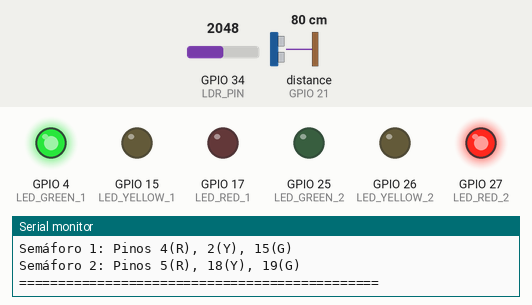
This sketch was run on a simulated ESP32. On the bench: output pins drawn as LEDs (lit = HIGH), the last lines printed to the serial monitor. Wiring (inferred from the names in the program): ultrasonic range finder: trigger GPIO 22; echo GPIO 21. Dashed ring = blinking. The test bench sets the inputs (shaded band); at power-on: GPIO 34 (LDR_PIN) = 2048, distance to the obstacle (sensor on GPIO 21) 80 cm. The echo pulse lasts 58.3 µs per cm; pins used as bus, display or sensor lines are not drawn.

Above: at 2.7 s.
2.8 s: GPIO 34 (LDR_PIN) set to 1930
At 3.2 s:
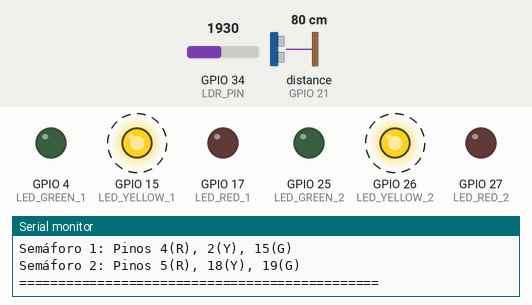
5.8 s: distance to the obstacle (sensor on GPIO 21) set to 5 cm
8.8 s: distance to the obstacle (sensor on GPIO 21) set to 2 cm
At 9.2 s:
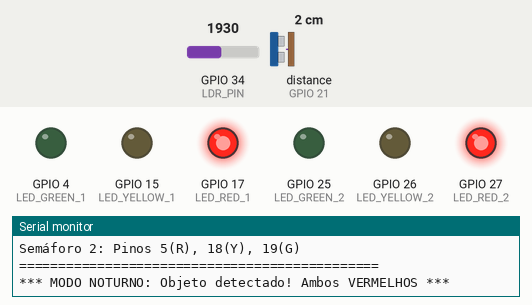
10.3 s: distance to the obstacle (sensor on GPIO 21) set to 4 cm
At 11.2 s:
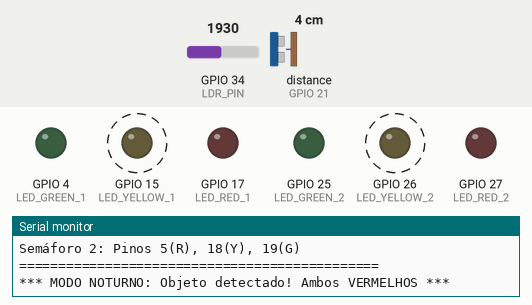
13.3 s: GPIO 34 (LDR_PIN) set to 2040
At 13.8 s:
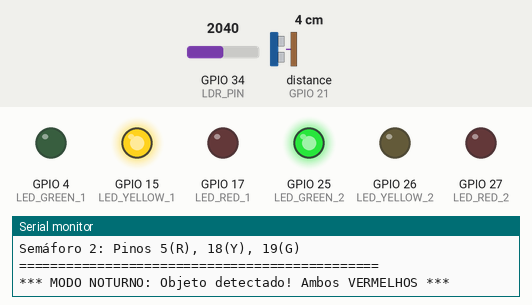
14.8 s: GPIO 34 (LDR_PIN) set to 1960
At 15.05 s:
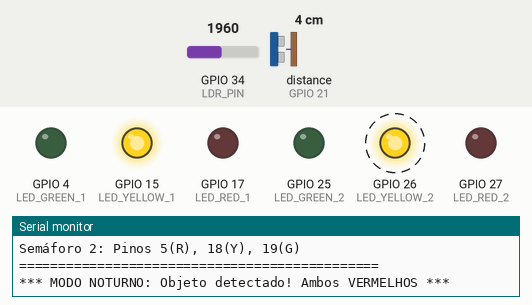
Timing chart, 0 to 18.8 s (numbered marks = the images above; inputs shaded):
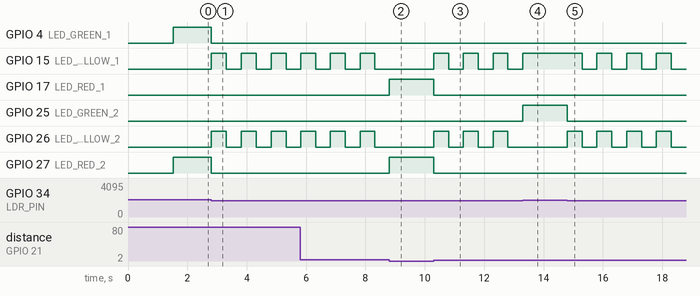

The sketch:

semaforo.ino
```cpp
#include "UbidotsEsp32Mqtt.h"

/****************************************
 * Define Constants
 ****************************************/
const char *WIFI_SSID = "Inteli.Iot";
const char *WIFI_PASS = "%(Yk(sxGMtvFEs.3";

const char *UBIDOTS_TOKEN = "";
const char *DEVICE_LABEL = "esp32Semaforo";
const char *VARIABLE_LABEL1 = "LDR";
const char *VARIABLE_LABEL2 = "distancia";
const char *UBIDOTS_VARIABLE_LABEL = "botao_ubi";
const char *CLIENT_ID = "santana";

Ubidots ubidots(UBIDOTS_TOKEN, CLIENT_ID);

const int PUBLISH_FREQUENCY = 3000;
const int SUBSCRIBER_FREQUENCY = 2000;

unsigned long timer;
unsigned long timerSubscriber;
int valor_ldr;
float distancia_cm;

// Pinos do SEMÁFORO 1 (Rua principal)
#define LED_RED_1 17
#define LED_YELLOW_1 15
#define LED_GREEN_1 4

// Pinos do SEMÁFORO 2 (Rua secundária)
#define LED_RED_2 27
#define LED_YELLOW_2 26
#define LED_GREEN_2 25

#define LDR_PIN 34

// Pinos do sensor HC-SR04
#define TRIG_PIN 22
#define ECHO_PIN 21

// Distância de detecção (em cm)
const float DIST_DETECCAO = 3.0;

bool modoNoturnoAtivo = false;

class SistemaSemaforos
{
private:
  const int THRESHOLD_LUZ = 2000;
  bool noite = false;

  // Estados do sistema
  enum Estado
  {
    SEM1_VERDE_SEM2_VERMELHO, // Semáforo 1 verde, Semáforo 2 vermelho
    SEM1_VERMELHO_SEM2_VERDE,
    SEM1_AMARELO_SEM2_VERDE,
    SEM1_VERMELHO_SEM2_AMARELO,
    DETECCAO_AMBOS_VERMELHOS, // Modo noturno: detecção ativa
  };

  Estado estadoAtual = SEM1_VERDE_SEM2_VERMELHO;
  unsigned long tempoEstado = 0;
  unsigned long tempoDeteccao = 0;
  bool deteccaoAtiva = false;

public:
  // Controle Semáforo 1
  void semaforo1_red()
  {
    digitalWrite(LED_RED_1, HIGH);
    digitalWrite(LED_YELLOW_1, LOW);
    digitalWrite(LED_GREEN_1, LOW);
  }

  void semaforo1_yellow()
  {
    digitalWrite(LED_RED_1, LOW);
    digitalWrite(LED_YELLOW_1, HIGH);
    digitalWrite(LED_GREEN_1, LOW);
  }

  void semaforo1_green()
  {
    digitalWrite(LED_RED_1, LOW);
    digitalWrite(LED_YELLOW_1, LOW);
    digitalWrite(LED_GREEN_1, HIGH);
  }

  void semaforo1_off()
  {
    digitalWrite(LED_RED_1, LOW);
    digitalWrite(LED_YELLOW_1, LOW);
    digitalWrite(LED_GREEN_1, LOW);
  }

  // Controle Semáforo 2
  void semaforo2_red()
  {
    digitalWrite(LED_RED_2, HIGH);
    digitalWrite(LED_YELLOW_2, LOW);
    digitalWrite(LED_GREEN_2, LOW);
  }

  void semaforo2_yellow()
  {
    digitalWrite(LED_RED_2, LOW);
    digitalWrite(LED_YELLOW_2, HIGH);
    digitalWrite(LED_GREEN_2, LOW);
  }

  void semaforo2_green()
  {
    digitalWrite(LED_RED_2, LOW);
    digitalWrite(LED_YELLOW_2, LOW);
    digitalWrite(LED_GREEN_2, HIGH);
  }

  void semaforo2_off()
  {
    digitalWrite(LED_RED_2, LOW);
    digitalWrite(LED_YELLOW_2, LOW);
    digitalWrite(LED_GREEN_2, LOW);
  }

  // Ambos desligados
  void ambos_off()
  {
    semaforo1_off();
    semaforo2_off();
  }

  // Ambos vermelhos
  void ambos_vermelhos()
  {
    semaforo1_red();
    semaforo2_red();
  }

  void ldr()
  {
    valor_ldr = analogRead(LDR_PIN);
    if (valor_ldr >= THRESHOLD_LUZ)
    {
      noite = false;
    }
    else
    {
      noite = true;
    }
  }

  float medirDistancia()
  {
    digitalWrite(TRIG_PIN, LOW);
    delayMicroseconds(2);
    digitalWrite(TRIG_PIN, HIGH);
    delayMicroseconds(10);
    digitalWrite(TRIG_PIN, LOW);

    long duracao = pulseIn(ECHO_PIN, HIGH, 30000);
    float dist = (duracao * 0.034) / 2.0;

    if (dist == 0 || dist > 400)
    {
      dist = 400;
    }

    return dist;
  }

  void modoNoturno()
  {
    unsigned long now = millis();
    distancia_cm = medirDistancia();

    // Se detectou objeto próximo
    if (distancia_cm < DIST_DETECCAO)
    {
      if (!deteccaoAtiva)
      {
        Serial.println("*** MODO NOTURNO: Objeto detectado! Ambos VERMELHOS ***");
        deteccaoAtiva = true;
        tempoDeteccao = now;
      }

      // Mantém ambos vermelhos por 5 segundos
      ambos_vermelhos();

      if (now - tempoDeteccao >= 5000)
      {
        deteccaoAtiva = false;
        Serial.println("*** Voltando ao pisca amarelo ***");
      }
    }
    else
    {
      deteccaoAtiva = false;

      // Pisca amarelo em ambos os semáforos
      static bool ledState = false;
      static unsigned long lastBlink = 0;

      if (now - lastBlink >= 500)
      {
        ledState = !ledState;
        if (ledState)
        {
          semaforo1_yellow();
          semaforo2_yellow();
        }
        else
        {
          ambos_off();
        }
        lastBlink = now;
      }
    }
  }

  void modoDiurno()
  {
    unsigned long now = millis();
    distancia_cm = medirDistancia();

    // Se detectou objeto próximo
    if (distancia_cm < DIST_DETECCAO)
    {
      if (!deteccaoAtiva)
      {
        Serial.println("*** MODO DIURNO: Objeto detectado! Ambos VERMELHOS ***");
        deteccaoAtiva = true;
        tempoDeteccao = now;
      }

      // Mantém ambos vermelhos por 5 segundos
      ambos_vermelhos();

      if (now - tempoDeteccao >= 5000)
      {
        deteccaoAtiva = false;
        Serial.println("*** Voltando ao funcionamento normal ***");
      }
    }
    else
    {

      // Ciclo normal do semáforo
      switch (estadoAtual)
      {
      case SEM1_VERDE_SEM2_VERMELHO:
        semaforo1_green();
        semaforo2_red();
        if (now - tempoEstado >= 5000)
        { // 5 segundos verde
          estadoAtual = SEM1_AMARELO_SEM2_VERDE;
          tempoEstado = now;
        }
        break;

      case SEM1_AMARELO_SEM2_VERDE:
        semaforo1_yellow();
        semaforo2_green();
        if (now - tempoEstado >= 5000)
        { // 5 segundos verde
          estadoAtual = SEM1_VERMELHO_SEM2_VERDE;
          tempoEstado = now;
        }
        break;

      case SEM1_VERMELHO_SEM2_VERDE:
        semaforo1_red();
        semaforo2_green();
        if (now - tempoEstado >= 2000)
        { // 2 segundos amarelo
          estadoAtual = SEM1_VERMELHO_SEM2_AMARELO;
          tempoEstado = now;
        }
        break;

      case SEM1_VERMELHO_SEM2_AMARELO:
        semaforo1_red();
        semaforo2_yellow();
        if (now - tempoEstado >= 1000)
        { // 1 segundo ambos vermelhos
          estadoAtual = SEM1_VERDE_SEM2_VERMELHO;
          tempoEstado = now;
        }
        break;

      case DETECCAO_AMBOS_VERMELHOS:
        // Não usado no modo diurno
        break;
      }
    }
  }

  void working()
  {
    ldr();

    // Verifica se deve ativar modo noturno
    if (modoNoturnoAtivo || noite)
    {
      modoNoturno();
    }
    else
    {
      modoDiurno();
    }
  }

  void inicializar()
  {
    estadoAtual = SEM1_VERDE_SEM2_VERMELHO;
    tempoEstado = millis();
  }
};

// Instância da classe
SistemaSemaforos sistema;

/****************************************
 * Callback: Recebe dados do Ubidots
 ****************************************/
void callback(char *topic, byte *payload, unsigned int length)
{
  Serial.println("Calling Callback...");
  String message = "";
  for (int i = 0; i < length; i++)
  {
    message += (char)payload[i];
  }

  Serial.print("Mensagem recebida [");
  Serial.print(topic);
  Serial.print("]: ");
  Serial.println(message);

  if (message == "1")
  {
    modoNoturnoAtivo = true;
    Serial.println("*** Modo NOTURNO ativado via Ubidots! ***");
  }
  else if (message == "0")
  {
    modoNoturnoAtivo = false;
    Serial.println("*** Modo DIURNO ativado via Ubidots! ***");
  }
}

/****************************************
 * Main Functions
 ****************************************/
void setup()
{
  Serial.begin(115200);
  ubidots.setDebug(true);
  ubidots.connectToWifi(WIFI_SSID, WIFI_PASS);
  ubidots.setCallback(callback);
  ubidots.setup();
  ubidots.reconnect();

  // Configura pinos Semáforo 1
  pinMode(LED_RED_1, OUTPUT);
  pinMode(LED_YELLOW_1, OUTPUT);
  pinMode(LED_GREEN_1, OUTPUT);

  // Configura pinos Semáforo 2
  pinMode(LED_RED_2, OUTPUT);
  pinMode(LED_YELLOW_2, OUTPUT);
  pinMode(LED_GREEN_2, OUTPUT);

  pinMode(LDR_PIN, INPUT);

  // Configura pinos do sensor HC-SR04
  pinMode(TRIG_PIN, OUTPUT);
  pinMode(ECHO_PIN, INPUT);

  timer = millis();
  timerSubscriber = millis();

  sistema.inicializar();

  Serial.println("==============================================");
  Serial.println("Sistema de 2 Semáforos Inteligentes");
  Serial.println("Semáforo 1: Pinos 4(R), 2(Y), 15(G)");
  Serial.println("Semáforo 2: Pinos 5(R), 18(Y), 19(G)");
  Serial.println("==============================================");
}

void loop()
{
  if (!ubidots.connected())
  {
    ubidots.reconnect();
  }

  // Executa lógica do sistema
  sistema.working();

  // Publica valores no Ubidots periodicamente
  if (millis() - timer > PUBLISH_FREQUENCY)
  {
    ubidots.add(VARIABLE_LABEL1, valor_ldr);
    ubidots.add(VARIABLE_LABEL2, distancia_cm);
    ubidots.publish(DEVICE_LABEL);
    timer = millis();
  }

  // Atualiza valor do botão (assinatura MQTT)
  if (millis() - timerSubscriber > SUBSCRIBER_FREQUENCY)
  {
    ubidots.subscribeLastValue(DEVICE_LABEL, UBIDOTS_VARIABLE_LABEL);
    timerSubscriber = millis();
  }

  ubidots.loop();
}
```

Measured:
- the behaviour switches between 2000 and 1999 on GPIO 34 (LDR_PIN) (found by bisection; images 0 and 1)
- the behaviour switches between 4 and 3 cm on distance to the obstacle (sensor on GPIO 21) (found by bisection; images 1 and 2)
- after the input at 2.8 s, GPIO 4 (LED_GREEN_1), GPIO 27 (LED_RED_2): HIGH → LOW at once; GPIO 15 (LED_YELLOW_1), GPIO 26 (LED_YELLOW_2): alternates HIGH for 0.50 s and LOW for 0.50 s, starting at once
- after the input at 8.8 s, GPIO 15 (LED_YELLOW_1), GPIO 26 (LED_YELLOW_2): stays LOW (without the input it goes to HIGH after 0.02 s); GPIO 17 (LED_RED_1), GPIO 27 (LED_RED_2): LOW → HIGH at once
- after the input at 10.3 s, GPIO 15 (LED_YELLOW_1), GPIO 26 (LED_YELLOW_2): alternates HIGH for 0.50 s and LOW for 0.50 s, starting at once; GPIO 17 (LED_RED_1), GPIO 27 (LED_RED_2): HIGH → LOW at once
- after the input at 13.3 s, GPIO 15 (LED_YELLOW_1): goes on until 13.3 s, then stays HIGH; GPIO 25 (LED_GREEN_2): LOW → HIGH at once; GPIO 26 (LED_YELLOW_2): stays LOW (without the input it goes to HIGH after 0.00 s)
- after the input at 14.8 s, GPIO 17 (LED_RED_1): stays LOW (without the input it goes to HIGH after 3.5 s); GPIO 25 (LED_GREEN_2): HIGH → LOW at once; GPIO 26 (LED_YELLOW_2): alternates HIGH for 0.50 s and LOW for 0.50 s, starting at once
